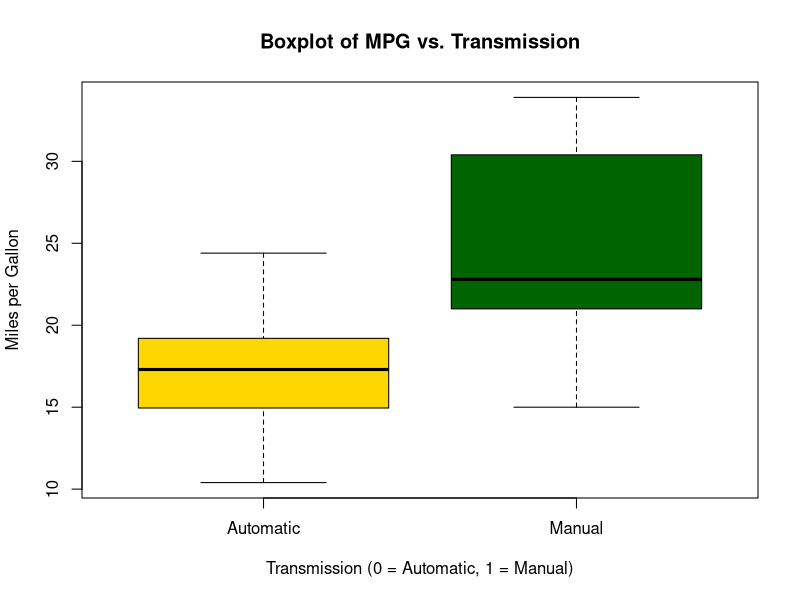
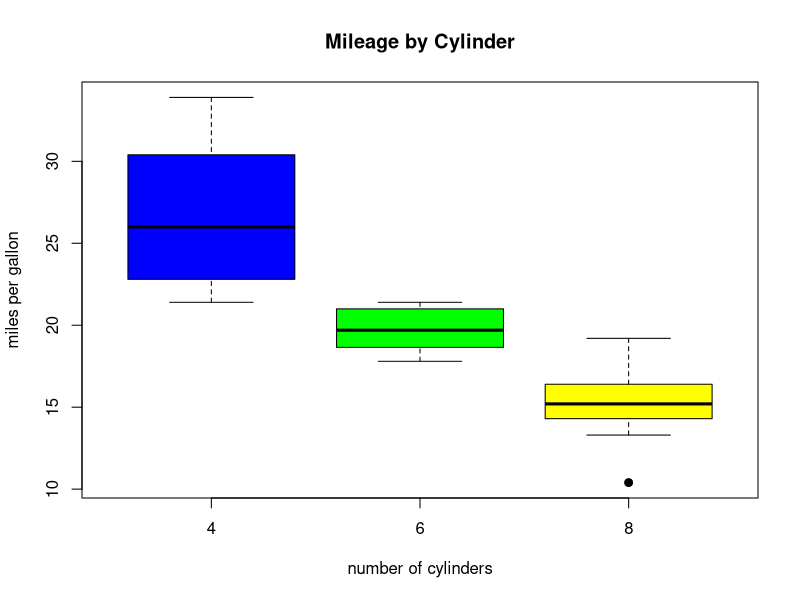
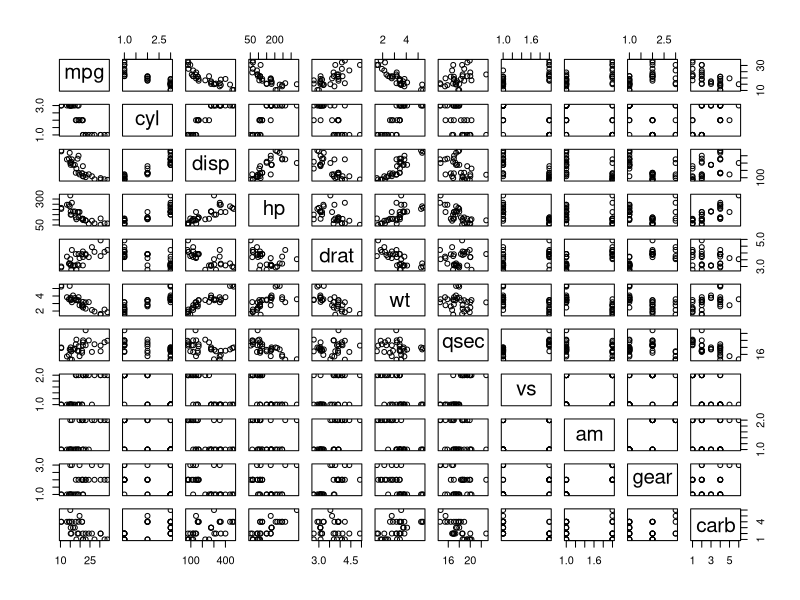
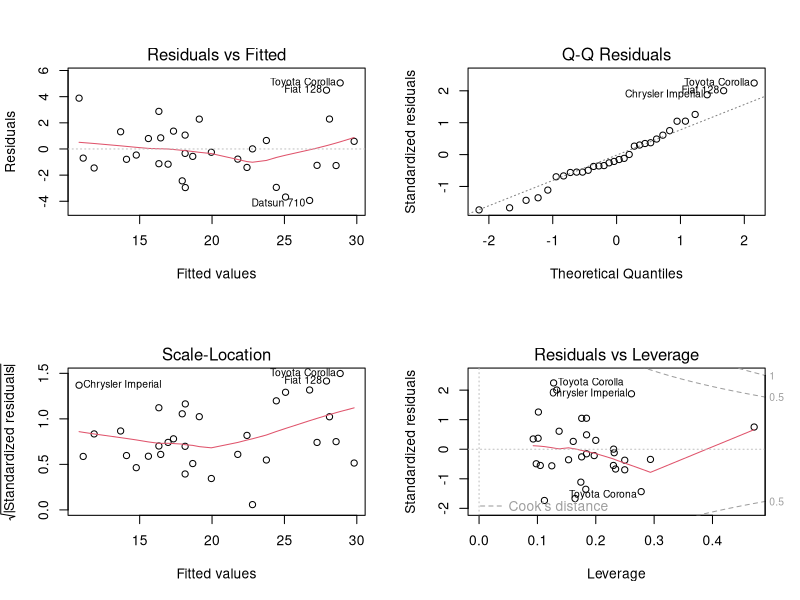

Source code (R) for these figures, in order:
## ---- chunk 1
echo=TRUE
## ---- chunk 2
rm(list = ls())
library(ggplot2)
## ---- chunk 3
data(mtcars)
mtcars$cyl <- factor(mtcars$cyl)
mtcars$vs <- factor(mtcars$vs)
mtcars$gear <- factor(mtcars$gear)
mtcars$carb <- factor(mtcars$carb)
mtcars$am <- factor(mtcars$am,labels=c('Automatic','Manual'))
str(mtcars)
## ---- chunk 4
boxplot(mpg ~ am, data=mtcars, col=(c("gold","darkgreen")), xlab="Transmission (0 = Automatic, 1 = Manual)", ylab="Miles per Gallon", main="Boxplot of MPG vs. Transmission")
## ---- chunk 5
boxplot(mtcars$mpg ~ mtcars$cyl, data=mtcars, outpch = 19, col=(c("blue", "green", "yellow")), ylab="miles per gallon", xlab="number of cylinders", main="Mileage by Cylinder")
## ---- chunk 6
pairs(mpg ~ ., data = mtcars)
## ---- chunk 7
init_model <- lm(mpg ~ ., data = mtcars)
best_model <- step(init_model, direction = "both")
## ---- chunk 8
summary(best_model)
## ---- chunk 9
base_model <- lm(mpg ~ am, data = mtcars)
anova(base_model, best_model)
## ---- chunk 10
t.test(mpg ~ am, data = mtcars)
## ---- chunk 11
par(mfrow = c(2, 2))
plot(best_model)
## ---- chunk 12
leverage <- hatvalues(best_model)
tail(sort(leverage),3)
## ---- chunk 13
influential <- dfbetas(best_model)
tail(sort(influential[,6]),3)
## ---- chunk 14
t.test(mpg ~ am, data = mtcars)
